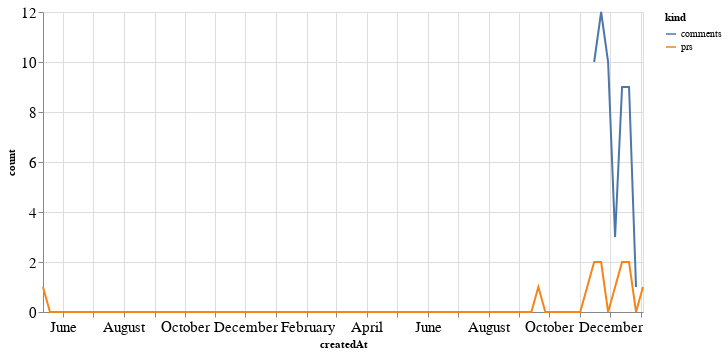

Write notebook code for a chart like this one.
### Code cell
alt.Chart(total_time, width=600).mark_line().encode(
    x='createdAt',
    y='count',
    color='kind'
)

### Figure 1 — Vega-Lite specification as saved in the notebook (floating-point values rounded to 4 significant figures; data arrays with more than 128 entries replaced by an {"elided": "..."} marker saying what was removed)
{"config": {"axisLeft": {"labelFontSize": 15}, "axisBottom": {"labelFontSize": 15}}, "data": {"name": "data-9e0587913b1f24d8ddea99697e727c42"}, "mark": "line", "encoding": {"color": {"type": "nominal", "field": "kind"}, "x": {"type": "temporal", "field": "createdAt"}, "y": {"type": "quantitative", "field": "count"}}, "width": 600, "$schema": "https://vega.github.io/schema/vega-lite/v4.8.1.json", "datasets": {"data-9e0587913b1f24d8ddea99697e727c42": {"elided": "174 records"}}}
